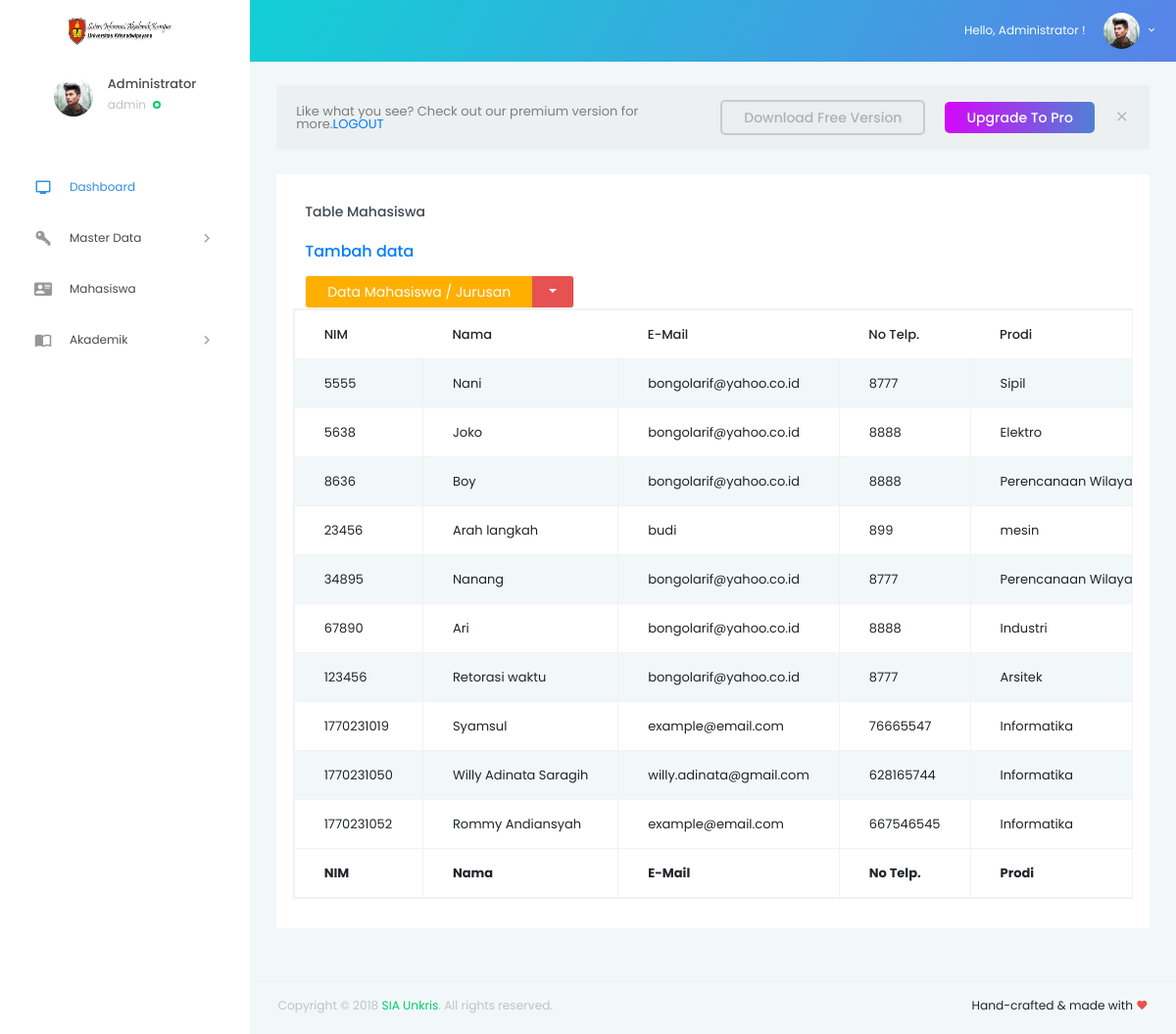
Page /mahasiswa/index.php (signed in) on the earlier database version.
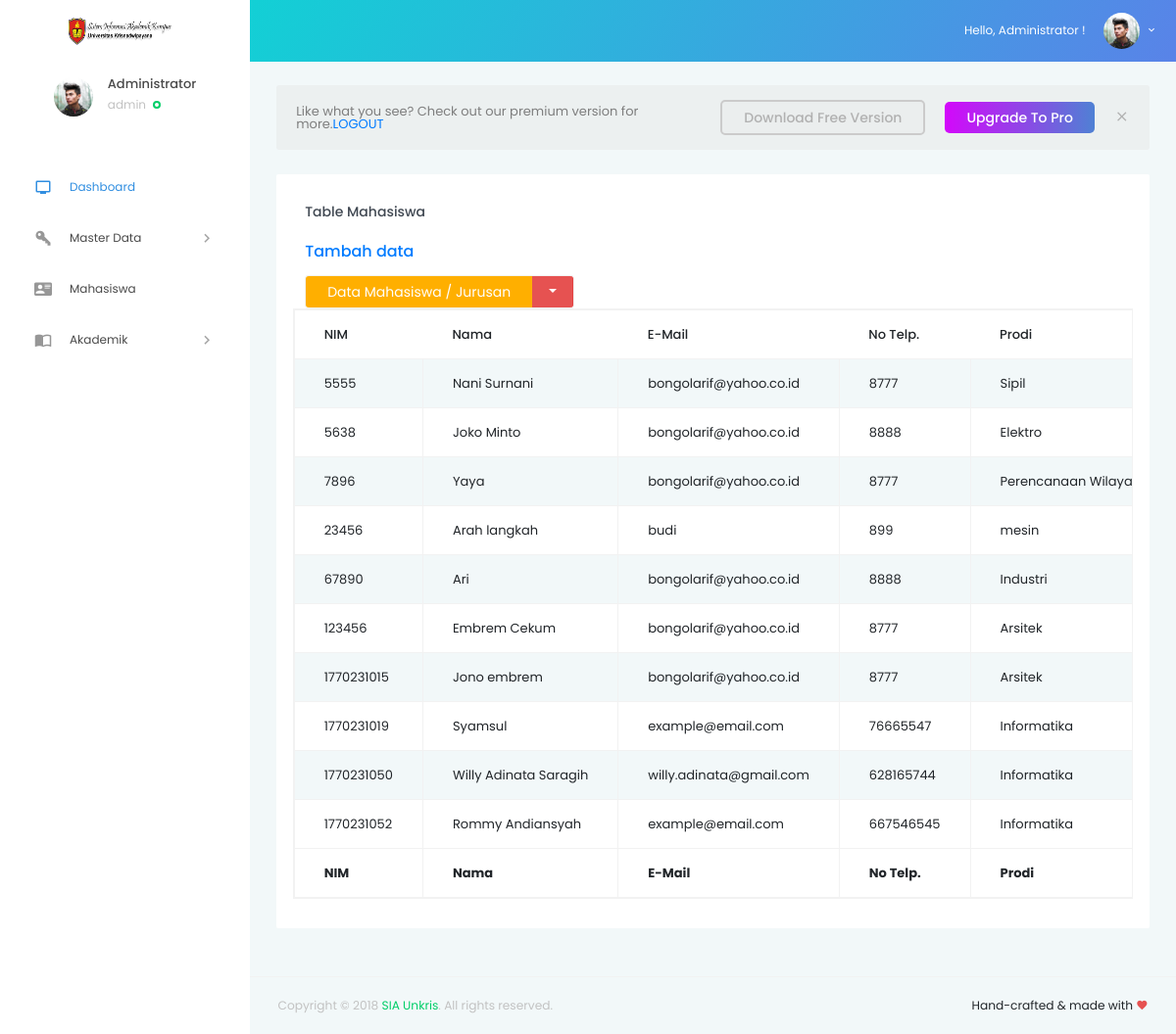
Same page on the later database version.
### tables this page shows
CREATE TABLE `data_mahasiswa` (
  `nim` int(50) NOT NULL,
  `nama` char(50) NOT NULL,
  `email` varchar(50) NOT NULL,
  `no_telp` int(50) NOT NULL,
  `prodi` varchar(100) NOT NULL,
  `shift` varchar(100) NOT NULL,
  `status` varchar(50) NOT NULL
);

### mahasiswa/index.php (the view, shortened to what this page needs)
<!DOCTYPE html>
<html lang="en">
<head>
  <link rel="stylesheet" href="../vendors/iconfonts/mdi/css/materialdesignicons.min.css">
  <link rel="stylesheet" href="../vendors/css/vendor.bundle.base.css">
  <link rel="stylesheet" href="../vendors/css/vendor.bundle.addons.css">
  <link rel="stylesheet" href="../public/css/style.css">
</head>
<body>
  <div class="container-scroller">
      <?php require "../partials/_navbar.php"; ?>
    <div class="container-fluid page-body-wrapper">
      <?php require "../partials/_sidebar.php"; ?>
      <div class="main-panel">
        <div class="content-wrapper">
          <div class="row purchace-popup">
            <div class="col-12">
              <span class="d-block d-md-flex align-items-center">
                <p>Like what you see? Check out our premium version for more.<a href="../sistem/logout.php">LOGOUT</a></p>
                <a class="btn ml-auto download-button d-none d-md-block" href="https://github.com/BootstrapDash/StarAdmin-Free-Bootstrap-Admin-Template" target="_blank">Download Free Version</a>
                <a class="btn purchase-button mt-4 mt-md-0" href="https://www.bootstrapdash.com/product/star-admin-pro/" target="_blank">Upgrade To Pro</a>
                <i class="mdi mdi-close popup-dismiss d-none d-md-block"></i>
              </span>
            </div>
          </div>
          <div class="row">
        <div class="col-lg-12 grid-margin stretch-card">
          <div class="card">
            <div class="card-body">
              <h4 class="card-title">Table Mahasiswa</h4>
              <h5 class="card-description">
                <a href="input.php">Tambah data</a>
              </h5>
              <div class="btn-group">
                <button type="button" class="btn btn-warning">Data Mahasiswa / Jurusan</button>
                <button type="button" class="btn btn-danger dropdown-toggle dropdown-toggle-split" data-toggle="dropdown">
                </button>
              </div>
				  <div class="m-form m-form--label-align-right m--margin-top-20 m--margin-bottom-30">
          <div class="row">
          <?php
          $sql = 'SELECT nim, nama, email, no_telp, prodi, shift, status FROM data_mahasiswa';
          $query = mysqli_query($conn, $sql);
          echo '<table id="example" class="table table-striped table-bordered table-responsive" style="width:100%">
            <thead>
            <tr>
                <th>NIM</th>
                <th>Nama</th>
                <th>E-Mail</th>
                <th>No Telp.</th>
                <th>Prodi</th>
                <th>Shift</th>
                <th>Status</th>
                <th>Action</th>
            </tr>
            </thead>
                <tbody>';
                      while ($row = mysqli_fetch_array($query)) {
                        echo "<tr>";
                        echo "<td>".$row['nim']."</td>";
                        echo "<td>".$row['nama']."</td>";
                        echo "<td>".$row['email']."</td>";
                        echo "<td>".$row['no_telp']."</td>";
                        echo "<td>".$row['prodi']."</td>";
                        echo "<td align='center'><a href='form-edit.php?nim=$row[nim]'>Edit</a> | <a href='delete.php?nim=$row[nim]'>Delete</a></td></tr>";
                      }
                      echo '
              </tbody>
              <tfoot>
                <tr>
                    <th>NIM</th>
                    <th>Nama</th>
                    <th>E-Mail</th>
                    <th>No Telp.</th>
                    <th>Prodi</th>
                    <th>Shift</th>
                    <th>Status</th>
                    <th>Action</th>
                </tr>
            </tfoot>
            </table>';
            ?>
                  </div>
                  </div>
                </div>
              </div>
            </div>
       	  </div>
        </div>
        <?php require "../partials/_fotter.php"; ?>
      </div>
    </div>
  </div>
</body>
</html>

Differences in the rows shown:
removed data_mahasiswa: nim "8636", nama "Boy", email "bongolarif@yahoo.co.id", no_telp "8888", prodi "Perencanaan…"
removed data_mahasiswa: nim "34895", nama "Nanang", email "bongolarif@yahoo.co.id", no_telp "8777", prodi "Perencanaan…"
changed data_mahasiswa "Sipil": nama "Nani" → "Nani Surnani"
changed data_mahasiswa "Elektro": nama "Joko" → "Joko Minto"
added data_mahasiswa: nim "7896", nama "Yaya", email "bongolarif@yahoo.co.id", no_telp "8777", prodi "Perencanaan…"
changed data_mahasiswa id 123456: nama "Retorasi waktu" → "Embrem Cekum"
added data_mahasiswa: nim "1770231015", nama "Jono embrem", email "bongolarif@yahoo.co.id", no_telp "8777", prodi "Arsitek"
